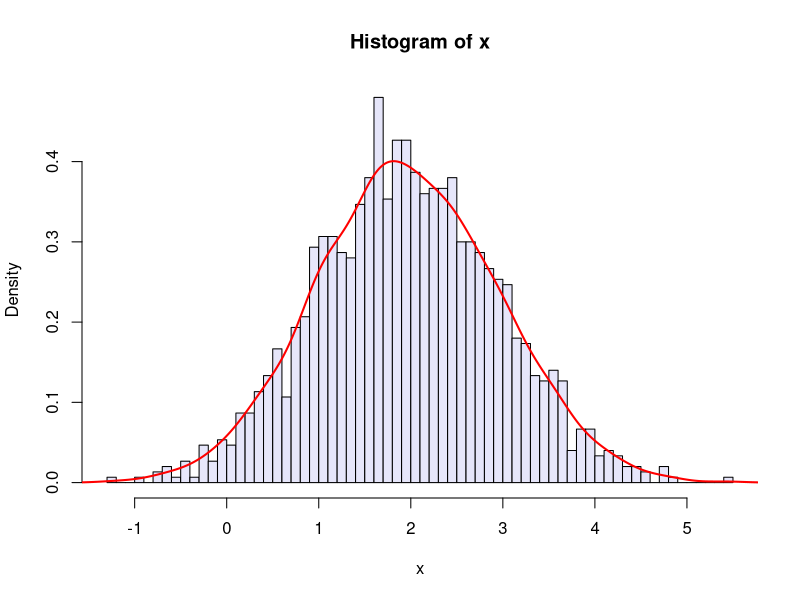

This figure's R source:
## ---- chunk 1
knitr::opts_chunk$set(echo = TRUE)
## ---- chunk 2
rnorm(15)
## ---- chunk 3
mu = 2; sigma = 1
x = rnorm(1500,mu,sigma)
hist(x,breaks = 50,freq = FALSE, col='lavender')
lines(density(x),col='red',lwd=2)
